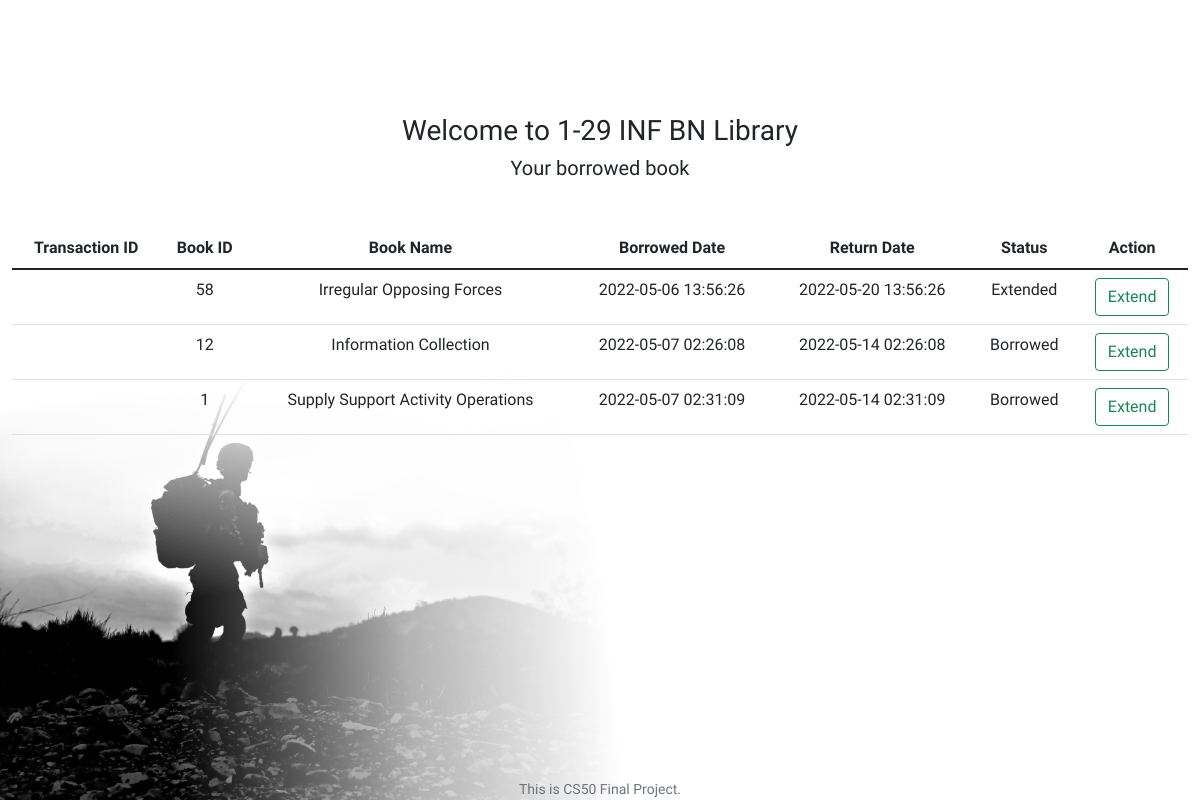
The page /extend (signed in) on the database its author committed.
### tables this page shows
CREATE TABLE history
(
    transaction_id INTEGER PRIMARY KEY AUTOINCREMENT NOT NULL,
    book_id INTEGER NOT NULL,
    user_id INTEGER NOT NULL,
    date DATETIME NOT NULL,
    return_date DATETIME NOT NULL,
    FOREIGN KEY (user_id) REFERENCES users(id),
    FOREIGN KEY (book_id) REFERENCES book_data(book_id)
);

CREATE TABLE book_data
(
    book_id INTEGER PRIMARY KEY AUTOINCREMENT NOT NULL,
    code TEXT NOT NULL,
    book_name TEXT NOT NULL,
    release_year INTEGER NOT NULL,
    authors TEXT NOT NULL,
    status TEXT NOT NULL
);

### app.py (the view, shortened to what this page needs)
@app.route("/extend", methods = ["GET","POST"])
@login_required
def extended():
    user = session["user_id"]
    query = db.execute("SELECT history.book_id, book_name, date, return_date, status FROM history INNER JOIN book_data ON history.book_id = book_data.book_id WHERE user_id = ?", user)
    return render_template("extend.html", query = query)

### app.py (called while the page is built)
def login_required(f):
    @wraps(f)
    def decorated_function(*args, **kwargs):
        if session.get("user_id") is None:
            return redirect("/login")
        return f(*args, **kwargs)
    return decorated_function

@app.after_request
def after_request(response):
    response.headers["Cache-Control"] = "no-cache, no-store, must-revalidate"
    response.headers["Expires"] = 0
    response.headers["Pragma"] = "no-cache"
    return response

### templates/extend.html (shortened to what this page needs)
{% extends "layout.html" %}
{% block main %}
<h3>Welcome to 1-29 INF BN Library</h3>
<h5> Your borrowed book</h5>
<table class = "table">
    <thead>
        <th scope = "col">Transaction ID</th>
        <th scope = "col">Book ID</th>
        <th scope = "col">Book Name</th>
        <th scope = "col">Borrowed Date</th>
        <th scope = "col">Return Date</th>
        <th scope = "col">Status</th>
        <th scope = "col">Action</th>
    </thead>
{% for item in query %}
<tr>
    <td>{{ item.transaction_id }}</td>
    <td>{{ item.book_id }}</td>
    <td>{{ item.book_name }}</td>
    <td>{{ item.date }}</td>
    <td>{{ item.return_date }}</td>
    <td>{{ item.status }}</td>
    <td><form action = "/extend" method = "POST"><input name = "extend" type = "hidden" value = "{{ item.book_id }}"><input type="submit" class="btn btn-outline-success" value = "Extend" ></form></td></td>
</tr>
{% endfor %}
{% endblock %}

### static/styles.css (style rules this page uses)
body { font-family: 'Big Shoulders Stencil Display', cursive; background-image : url(Soldier.jpg); background-repeat : no-repeat; background-position : left bottom; background-attachment : fixed; background-size: 768px 480px; z-index : -1; }

### rows shown on the page
history: book_id "58", book_name "Irregular Opposing Forces", date "2022-05-06 13:56:26", return_date "2022-05-20 13:56:26", status "Extended"
history: book_id "12", book_name "Information Collection", date "2022-05-07 02:26:08", return_date "2022-05-14 02:26:08", status "Borrowed"
history: book_id "1", book_name "Supply Support Activity Operations", date "2022-05-07 02:31:09", return_date "2022-05-14 02:31:09", status "Borrowed"
